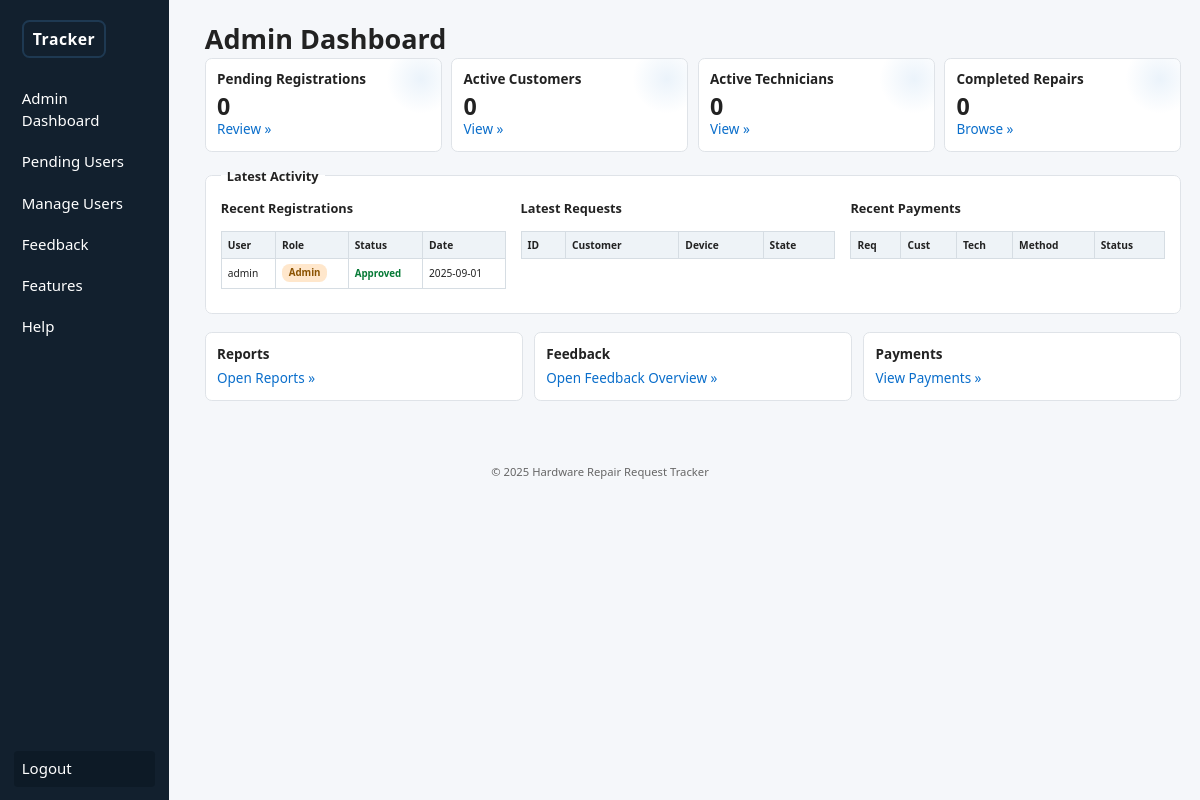
/admin/index.php (signed in), run on an earlier commit of the app's database.
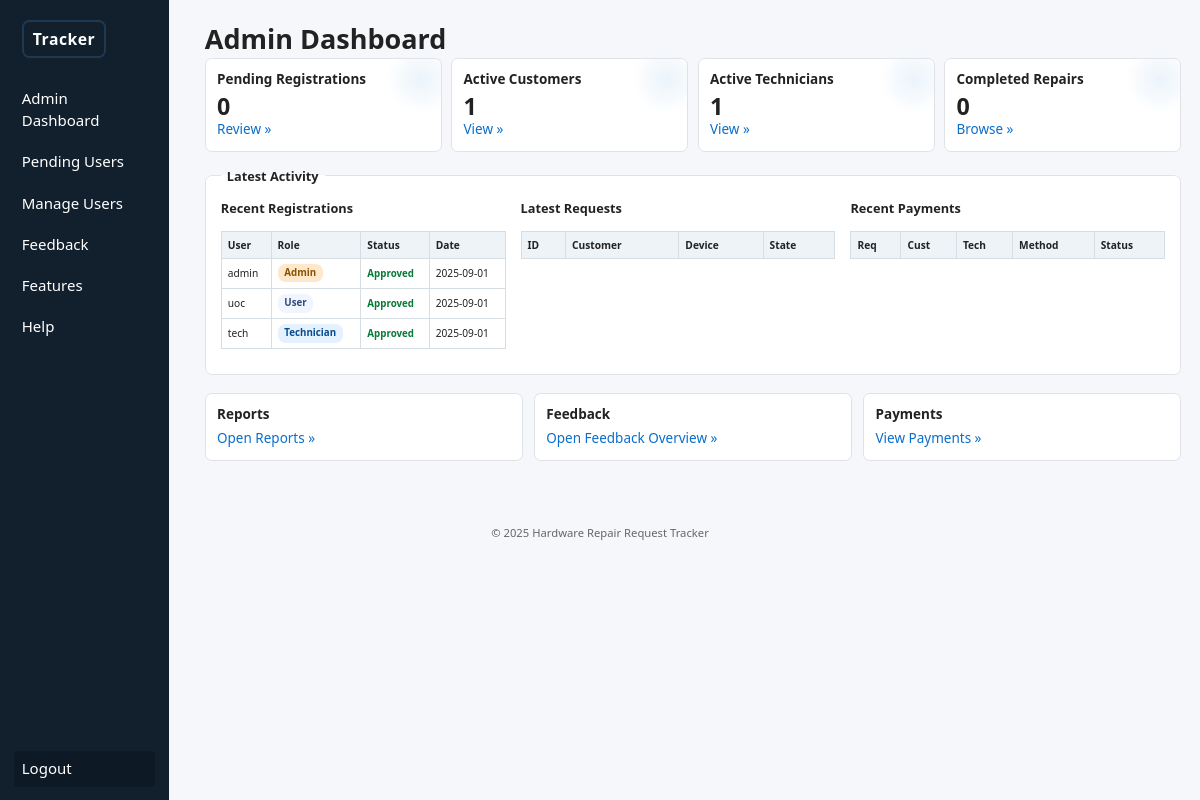
And on a later commit of the database.
### tables this page shows
CREATE TABLE users (
  user_id INT AUTO_INCREMENT PRIMARY KEY,
  username VARCHAR(50) NOT NULL UNIQUE,
  password VARCHAR(255) NOT NULL,
  role ENUM('admin','user','technician') NOT NULL DEFAULT 'user',
  status ENUM('pending','approved','rejected') NOT NULL DEFAULT 'pending',
  is_disabled TINYINT(1) NOT NULL DEFAULT 0,
  created_at TIMESTAMP DEFAULT CURRENT_TIMESTAMP
);

### admin/index.php (the view, shortened to what this page needs)
<?php
require_once __DIR__ . '/../db.php';
$pendingTech = $mysqli->query("SELECT COUNT(*) c FROM users WHERE role='technician' AND status='pending'")->fetch_assoc()['c'];
$activeCustomers = $mysqli->query("SELECT COUNT(*) c FROM users WHERE role='user' AND status='approved' AND (is_disabled=0 OR is_disabled IS NULL)")->fetch_assoc()['c'];
$activeTechs = $mysqli->query("SELECT COUNT(*) c FROM users WHERE role='technician' AND status='approved' AND (is_disabled=0 OR is_disabled IS NULL)")->fetch_assoc()['c'];
$completedRepairs = $mysqli->query("SELECT COUNT(*) c FROM requests WHERE state='Completed'")->fetch_assoc()['c'];
$latestUsers = $mysqli->query("SELECT user_id,username,role,status,created_at FROM users ORDER BY created_at DESC LIMIT 5");
?>
<?php include __DIR__ . '/../partials/header.php'; ?>
<h1>Admin Dashboard</h1>
<div class="flex" style="margin-bottom:1rem;">
  <div class="card stat-card">
    <h3>Pending Registrations</h3>
    <p class="big-num"><?= $pendingTech ?></p>
    <p><a href="users_pending.php">Review &raquo;</a></p>
  </div>
  <div class="card stat-card">
    <h3>Active Customers</h3>
    <p class="big-num"><?= $activeCustomers ?></p>
    <p><a href="users_manage.php?filter=active_customers">View &raquo;</a></p>
  </div>
  <div class="card stat-card">
    <h3>Active Technicians</h3>
    <p class="big-num"><?= $activeTechs ?></p>
    <p><a href="users_manage.php?filter=active_techs">View &raquo;</a></p>
  </div>
  <div class="card stat-card">
    <h3>Completed Repairs</h3>
    <p class="big-num"><?= $completedRepairs ?></p>
    <p><a href="requests.php?state=Completed">Browse &raquo;</a></p>
  </div>
</div>
<fieldset style="border:1px solid #dfe3e8;padding:.75rem 1rem;border-radius:.45rem;background:#fff;">
  <legend style="padding:0 .4rem;font-weight:600;font-size:.85rem;">Latest Activity</legend>
  <div class="flex" style="gap:1rem;flex-wrap:wrap;">
    <div class="activity-block" style="flex:1 1 18rem;min-width:16rem;">
      <h3 style="font-size:.85rem;margin:.2rem 0 .4rem;">Recent Registrations</h3>
      <table class="table mini">
        <tr>
          <th>User</th>
          <th>Role</th>
          <th>Status</th>
          <th>Date</th>
        </tr>
        <?php while ($u = $latestUsers->fetch_assoc()): ?>
          <tr>
            <td><?= htmlspecialchars($u['username']) ?></td>
            <td><span class="role-badge role-<?= $u['role'] ?>"><?= $u['role'] ?></span></td>
            <td><span class="status-text status-<?= $u['status'] ?>"><?= $u['status'] ?></span></td>
            <td><?= substr($u['created_at'], 0, 10) ?></td>
          </tr>
        <?php endwhile; ?>
      </table>
    </div>
    <div class="activity-block" style="flex:1 1 20rem;min-width:18rem;">
      <h3 style="font-size:.85rem;margin:.2rem 0 .4rem;">Latest Requests</h3>
      <table class="table mini">
        <tr>
          <th>ID</th>
          <th>Customer</th>
          <th>Device</th>
          <th>State</th>
        </tr>
      </table>
    </div>
    <div class="activity-block" style="flex:1 1 20rem;min-width:18rem;">
      <h3 style="font-size:.85rem;margin:.2rem 0 .4rem;">Recent Payments</h3>
      <table class="table mini">
        <tr>
          <th>Req</th>
          <th>Cust</th>
          <th>Tech</th>
          <th>Method</th>
          <th>Status</th>
        </tr>
      </table>
    </div>
  </div>
</fieldset>
<div style="margin-top:1.2rem;display:flex;gap:.75rem;flex-wrap:wrap;">
  <div class="card" style="flex:1 1 15rem;">
    <h3>Reports</h3>
    <p><a href="reports.php">Open Reports &raquo;</a></p>
  </div>
  <div class="card" style="flex:1 1 15rem;">
    <h3>Feedback</h3>
  <p><a href="feedback.php">Open Feedback Overview &raquo;</a></p>
  </div>
  <div class="card" style="flex:1 1 15rem;">
    <h3>Payments</h3>
    <p><a href="payments.php">View Payments &raquo;</a></p>
  </div>
</div>
<?php include __DIR__ . '/../partials/footer.php'; ?>

What changed in the data, as far as the page shows it:
added users: username "uoc", role "User", status "Approved", created_at "2025-09-01"
added users: username "tech", role "Technician", status "Approved", created_at "2025-09-01"
Also different on the page:
$activeCustomers: "0" → "1"
$activeTechs: "0" → "1"
